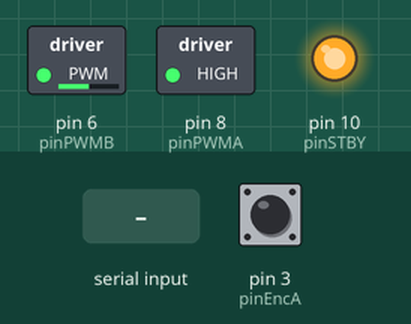
This sketch was run on a simulated Arduino Uno, built with avr-gcc and run on an emulated ATmega328P. Parts: switched loads named in the sketch (green lamp = pin HIGH), output pins drawn as LEDs (lit = HIGH). Inputs (shaded band) come from the test bench; at power-on: pin 3 (pinEncA) HIGH.

Above: at 1.2 s.
1.3 s: "-" received over Serial
At 2.1 s:
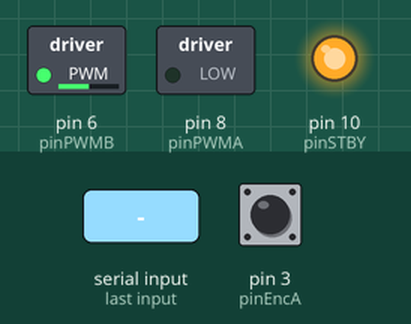
2.8 s: "100\n" received over Serial
At 4.0 s:
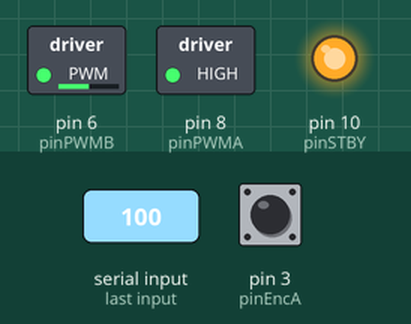
4.3 s: "0\n" received over Serial
At 4.7 s:
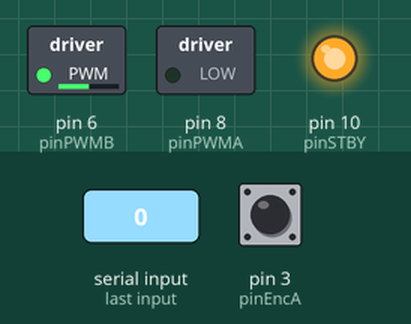
Timing chart, 0 to 7.3 s (numbered marks = the images above; inputs shaded):
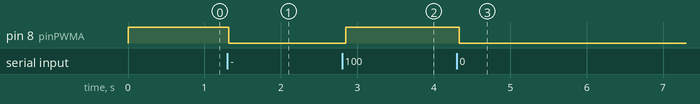

The sketch:

Prueba_1_Obtain_Model_1_motor.ino
```cpp
int pinSTBY=10;

int pinPWMA=8; //Izquierdo 8
int pinEncA=3; //Izquierdo 3
int pinPWMB=6;
//int pinPWMA=8; //Izquierdo 8
//int pinPWMB=6; //Derecho 5
//int pinEncA=3; //Izquierdo 3
//int pinEncB=2; //Derecho 2

volatile unsigned long timeEncBefA=0;
volatile unsigned long timeEncNowA=0;
volatile unsigned long timeEncDiferenceA=1000000;

const int encAResolution=16;

float u   = 0;   //Inicializo la variable de ley de control
#define Vm 6 // Voltaje aplicado al puente H
#define MA_limiteSuperiorVelocidadRadial 3.5
#define MA_limiteInferiorVelocidadRadial 0.01
#define MA_dif_big_slope_risingDown -0.5
#define MA_counter_big_slope_risingDown_limit 10
int MA_counter_big_slope_risingDown=0;

float variable=0;
float varTimeNow=0;
float varTimeBef=0;
float var2=0;
int ploatRealTimeValues=0;

int sizeVector=200;
float varArray[200];

int varContador=sizeVector;

float MA_vel_bef=0;
float MA_ace_bef=0;
float MA_vel_now=0;
float MA_ace_now=0;

float MA_u_saturated=0;
float MA_u=0;
float MA_varVel=0;
float MA_varVel_bef_bef=0;
float MA_varDiference=0;
float MA_varError=0;
float MA_intError=0;
float MA_temporal_var_Diference=0;

void setup() {
  //ENCODER INTERRUP A AND B
  pinMode(pinEncA, INPUT_PULLUP);
  attachInterrupt(digitalPinToInterrupt(pinEncA), encoderAFunction, FALLING);

  //DRIVER MOTOR A AND B
  pinMode(pinPWMA, OUTPUT);
  analogWrite(pinPWMA,128); //Velocidad en 0
  pinMode(pinPWMB, OUTPUT);
  analogWrite(pinPWMB,128); //Velocidad en 0
  pinMode(pinSTBY, OUTPUT);
  digitalWrite(pinSTBY, HIGH);

  Serial.begin(115200);
  timeEncNowA=micros();
  varTimeBef=micros();
}

void motorVoltaje(int pin, float voltaje){
    analogWrite(pin,byte((voltaje / (2 * Vm) + 0.5) * 255));
}

void loop() {
  // put your main code here, to run repeatedly:
  if (Serial.available()) {
    variable=read_int();
    if(variable==100){
      varContador=0;
      timeEncNowA=micros();
      varTimeBef=micros();
      motorVoltaje(pinPWMA,5.5);
    }else if(variable==101){
      ploatRealTimeValues=0;
      plotArray();
    }else if(variable==102){
      ploatRealTimeValues=1;
    }
    else{
      //timeEncNowA=micros();
      if(variable<=60 && variable>=0){
        motorVoltaje(pinPWMA,variable/10.0);
      }
    }
  }

  varTimeNow=micros();
  if((varTimeNow-varTimeBef)>(10000)){

    MA_varDiference=micros();
    if((62500.0/(MA_varDiference-timeEncBefA) < MA_limiteInferiorVelocidadRadial)){
      MA_varVel=0;
    }else if((62500.0/timeEncDiferenceA-MA_varVel_bef_bef)<MA_dif_big_slope_risingDown){
      MA_counter_big_slope_risingDown++;
      if(MA_counter_big_slope_risingDown>=MA_counter_big_slope_risingDown_limit){
        MA_varVel=62500.0/timeEncDiferenceA;
        MA_counter_big_slope_risingDown=0;
        MA_varVel_bef_bef=MA_varVel;
      }
    }
    else{
      MA_varVel=62500.0/timeEncDiferenceA;
      MA_varVel_bef_bef=MA_varVel;
    }

    if(ploatRealTimeValues){
      Serial.print(MA_varVel);
      Serial.print("\t");
      Serial.println("");
    }
    grabarVelocidades();
    varTimeBef=varTimeNow;
  }
}

void grabarVelocidades(){
  if(varContador<sizeVector){
      varArray[varContador]=62500.0/timeEncDiferenceA;
  }
  varContador++;
}

void  encoderAFunction(){
  timeEncNowA=micros();

  if((62500.0/(timeEncNowA-timeEncBefA)<MA_limiteSuperiorVelocidadRadial)){
    timeEncDiferenceA=timeEncNowA-timeEncBefA;
    timeEncBefA=timeEncNowA;
  }
}

void plotArray(){
  Serial.println("MotorA");
  for(int i=0;i<sizeVector;i++){
    Serial.println(varArray[i]);
  }
}

long int read_int(){
  int a;
  int b;
  int c;
  int d;
  int x;
  int y;
  int i;
  int var;
  char texto[20];
  char letra;
  int estado;
  long int numero2;
  long var2;
  int terminar=0;
  int negativo=1;
  x=0;
  estado=0;
  a=0;
  numero2=0;
  d=0;
  terminar=0;
  for(b=0;b<=19;b++){
              texto[b]='c';
  }
  while(terminar==0){
  delay(10);
  if(Serial.available()>0){
      letra=Serial.read();
      texto[a]=letra;
      a++;
      estado=1;
      var2=1;

  }else{
      if (estado==1){
          for(b=0;b<=(a-1);b++){
              if(texto[b]>='0' && texto[b]<='9'){
                d++;
                //Serial3.print("El numero de numeros es: ");
                //Serial3.println(d);
              }
              if(texto[b]=='-'){
                negativo=-1;
              }
          }

          y=d;


          for(b=0;b<=a;b++){
              if(texto[b]>='0' && texto[b]<='9'){
                  //Serial3.println(texto[b]);
                  var=texto[b]-'0';

                  if((y-1)==0){var2=1;}
                  else if ((y-1)==1){var2=10;}
                  else{
                      for(i=1;i<=(y-1);i++){
                          var2=var2*10;
                      }
                  }

                  numero2=((var)*(var2))+numero2;
                  var2=1;
                  y--;
              }
          }

          estado=0;
          a=0;
          d=0;
          var2=1;
          for(b=0;b<=19;b++){
              texto[b]='c';
          }
          terminar=1;
      }
  }
}
return numero2*negativo;
}
```

Measured:
- after the input at 1.3 s, pin 8 (pinPWMA): HIGH → LOW at once
- after the input at 2.8 s, pin 8 (pinPWMA): LOW → HIGH after 0.05 s
- after the input at 4.3 s, pin 8 (pinPWMA): HIGH → LOW at once
